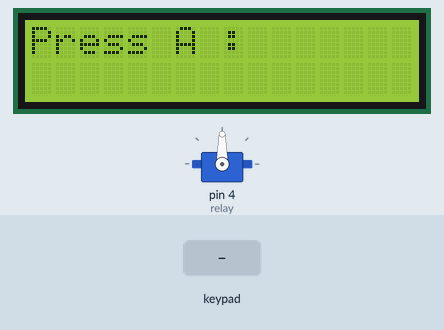
Recording of a sketch running on a simulated Arduino Uno, built with avr-gcc and run on an emulated ATmega328P. Parts: 16×2 character LCD, servo. The test bench sets the inputs (shaded band). Random numbers use the default seed unless the sketch sets one; the modem accepts every AT command (registered, SIM ready, sends succeed) and sends nothing else; what the sketch prints to the serial monitor is not drawn.

Above: at 3.7 s.
3.8 s: key 'A' pressed
At 5.6 s:
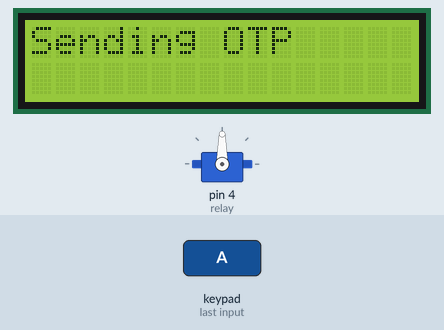
At 14.0 s:
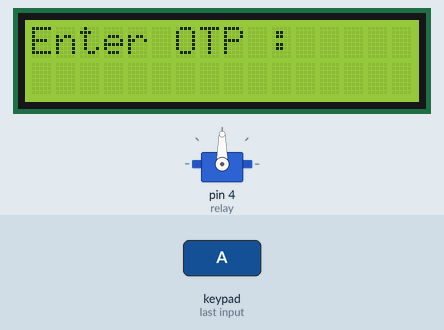
Timing chart, 0 to 14.5 s (numbered marks = the images above; inputs shaded):
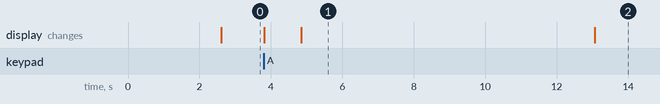

The sketch:

Smart_door_lock.ino
```cpp
#include <SoftwareSerial.h>
#include <Wire.h>
#include <LiquidCrystal_I2C.h>
#include <Keypad.h>
#include <Servo.h>

Servo myServo;
#define relay 4
#define red 16
#define green 15


const byte ROWS = 4;
const byte COLS = 4;
char hexaKeys[ROWS][COLS] = {
  { '1', '2', '3', 'A' },
  { '4', '5', '6', 'B' },
  { '7', '8', '9', 'C' },
  { '*', '0', '#', 'D' }
};
byte rowPins[ROWS] = { 13, 12, 11, 10 };
byte colPins[COLS] = { 9, 8, 7, 6 };
Keypad customKeypad = Keypad(makeKeymap(hexaKeys), rowPins, colPins, ROWS, COLS);

LiquidCrystal_I2C lcd(0x27, 16, 2);

SoftwareSerial sim800l(2, 3);
int otp;
String otpstring = "";
int i = 0;
int irsensor = HIGH;
void setup() {

  sim800l.begin(4800);
  Serial.begin(115200);
  lcd.init();
  lcd.clear();
  lcd.backlight();
//  Serial.print("Welcome to SIM800L Project");
  sim800l.println("AT");
  updateSerial();
  pinMode(relay, OUTPUT);
  pinMode(red, INPUT);
  pinMode(green, INPUT);
  digitalWrite(relay, LOW);
  delay(500);
  sim800l.println("AT+CSQ");
  updateSerial();
  delay(1000);
  myServo.attach(relay);
}

void updateSerial() {
  delay(500);
  while (Serial.available()) {
    sim800l.write(Serial.read());
  }
  while (sim800l.available()) {
    Serial.write(sim800l.read());
  }
}

void loop() {

  digitalWrite(relay, LOW);
  lcd.clear();
  lcd.print("Press A :");
  String z = "";
  int b = z.length();
  while (b < 1) {
    char customKey = customKeypad.getKey();
    if (customKey == 'A') {
      lcd.setCursor(0, 1);
      z = z + customKey;
      lcd.print(z);
      b = z.length();
      delay(1000);
      lcd.clear();
      lcd.print("Sending OTP");

//      lcd.setCursor(0, 0);
//      lcd.print("OTP Based");
//      lcd.setCursor(0, 1);
//      lcd.print("Door Lock");

      irsensor = LOW;
      if (irsensor == LOW) {
        otp = random(2000, 9999);
        otpstring = String(otp);
//        Serial.println(otpstring);
        SendSMS();
        lcd.clear();
        lcd.setCursor(0, 0);
        lcd.print(" OTP Sent to");
        lcd.setCursor(0, 1);
        lcd.print(" Your Mobile");
//        Serial.print("OTP is ");
//        delay(100);
//        Serial.println(otpstring);
//        delay(100);

        lcd.clear();
        lcd.setCursor(0, 0);
        lcd.print("Enter OTP :");
//        Serial.println("Enter OTP :");
        getotp();
        delay(1000);
      }
    }
  }
}

void getotp() {

  String y = "";
  int a = y.length();
  while (a < 4) {
    char customKey = customKeypad.getKey();
    if (customKey) {
      lcd.setCursor(0, 1);
      y = y + customKey;
      lcd.print(y);
      Serial.print(y);
      a = y.length();
    }
  }

//  Serial.print("Entered OTP is ");
//  Serial.println(y);

  delay(1000);

  if (otpstring == y) {
    lcd.clear();
    lcd.setCursor(0, 0);
    lcd.print("Access Granted");
    lcd.setCursor(0, 1);
    lcd.print("Door Opening");

      for (int angle = 180; angle >= 90; angle -= 1) {
        myServo.write(angle);
        delay(20);
      }

      lcd.clear();
      lcd.print("Door Opened");
      delay(3000);
      lcd.clear();
      lcd.print("Door Closing");

      for (int angle = 90; angle <= 180; angle += 1) {
        myServo.write(angle);
        delay(20);
      }

      lcd.clear();
      lcd.print("Door Locked");
      delay(1000);


      digitalWrite(relay, LOW);
//    digitalWrite(red, HIGH);
//    digitalWrite(green, LOW);
//    delay(5000);
//    digitalWrite(relay, LOW);
//    digitalWrite(red, LOW);
//    digitalWrite(green, HIGH);

  } else {

    lcd.clear();
    lcd.setCursor(0, 0);
    lcd.print("Access Failed");
    lcd.setCursor(0, 1);
    lcd.print("Try Again !!!");
    delay(3000);
    lcd.clear();
  }
}
void SendSMS() {

  sim800l.println("AT+CMGF=1");
  delay(1000);
  sim800l.println("AT+CMGS=\"+94776446208\"\r");
  delay(1000);

  sim800l.println("OTP : " + otpstring);
  delay(100);

  sim800l.println((char)26);
  delay(1000);

//  digitalWrite(lock, HIGH);
  delay(5000);
}
void resetGSM() {
  // Code to reset the GSM module
  sim800l.println("AT+CFUN=1,1"); // Perform a soft reset of the GSM module
  delay(1000); // Delay for the module to reset (adjust time if needed)
}
```

Measured:
- after the input at 3.8 s, the display: first changes at once (image 1 shows a later state)
- what the display in image 1 shows lasts 8.3 s, from 4.8 s to 13.1 s
